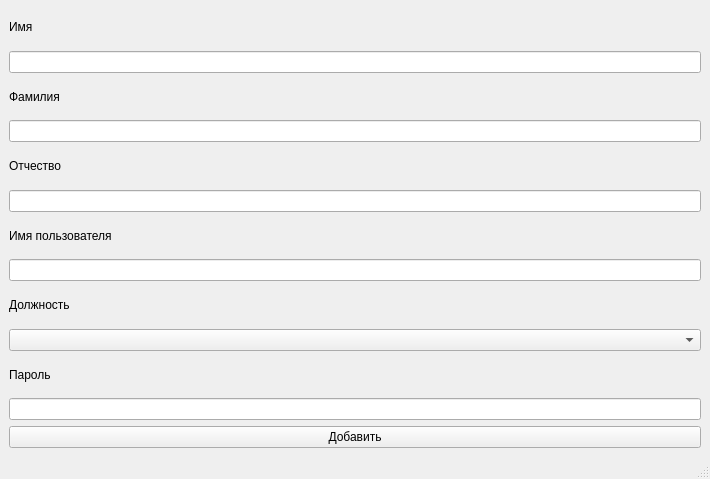
<?xml version="1.0" encoding="UTF-8"?>
<ui version="4.0">
 <class>AddManager</class>
 <widget class="QMainWindow" name="AddManager">
  <property name="geometry">
   <rect>
    <x>0</x>
    <y>0</y>
    <width>710</width>
    <height>479</height>
   </rect>
  </property>
  <property name="windowTitle">
   <string>MainWindow</string>
  </property>
  <widget class="QWidget" name="centralwidget">
   <layout class="QVBoxLayout" name="verticalLayout">
    <item>
     <widget class="QLabel" name="label_6">
      <property name="text">
       <string>Имя</string>
      </property>
     </widget>
    </item>
    <item>
     <widget class="QLineEdit" name="nameEdit"/>
    </item>
    <item>
     <widget class="QLabel" name="label_5">
      <property name="text">
       <string>Фамилия</string>
      </property>
     </widget>
    </item>
    <item>
     <widget class="QLineEdit" name="surEdit"/>
    </item>
    <item>
     <widget class="QLabel" name="label_4">
      <property name="text">
       <string>Отчество</string>
      </property>
     </widget>
    </item>
    <item>
     <widget class="QLineEdit" name="patrEdit"/>
    </item>
    <item>
     <widget class="QLabel" name="label_3">
      <property name="text">
       <string>Имя пользователя</string>
      </property>
     </widget>
    </item>
    <item>
     <widget class="QLineEdit" name="usernameEdit"/>
    </item>
    <item>
     <widget class="QLabel" name="label_2">
      <property name="text">
       <string>Должность</string>
      </property>
     </widget>
    </item>
    <item>
     <widget class="QComboBox" name="positionBox"/>
    </item>
    <item>
     <widget class="QLabel" name="label">
      <property name="text">
       <string>Пароль</string>
      </property>
     </widget>
    </item>
    <item>
     <widget class="QLineEdit" name="passwordEdit">
      <property name="echoMode">
       <enum>QLineEdit::Password</enum>
      </property>
     </widget>
    </item>
    <item>
     <widget class="QPushButton" name="save">
      <property name="text">
       <string>Добавить</string>
      </property>
     </widget>
    </item>
   </layout>
  </widget>
  <widget class="QMenuBar" name="menubar">
   <property name="geometry">
    <rect>
     <x>0</x>
     <y>0</y>
     <width>710</width>
     <height>25</height>
    </rect>
   </property>
  </widget>
  <widget class="QStatusBar" name="statusbar"/>
 </widget>
 <resources/>
 <connections/>
</ui>
